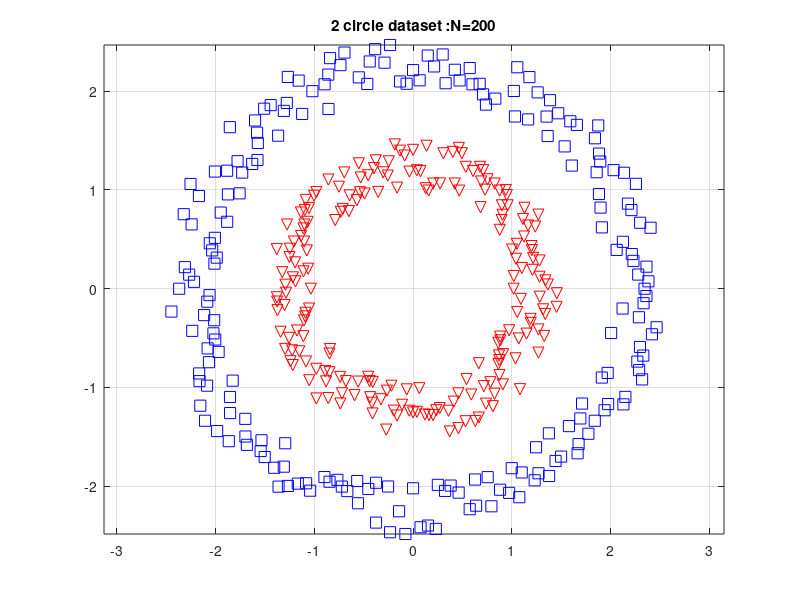

Write MATLAB code to recreate this figure.
function [fea, gnd] = GenTwoNoisyCircle()
%   [fea, gnd] = GenTwoNoisyCircle(N)
%
%   version 2.0 --Jan/2012
%   version 1.0 --Aug/2008 
%
%   Written by Deng Cai (dengcai AT gmail.com)
%

N = 200;

rA = ones(1,N)*2+0.5*rand(1,N);
rB = ones(1,N)+0.5*rand(1,N);

thetaPos = pi*(2.*[1:N]./N);
zeroA = [0,0];
zeroB = [0,0];

feaA = [rA.*cos(thetaPos)+zeroA(1); rA.*sin(thetaPos)+zeroA(2)]'; %'
feaB = [rB.*cos(thetaPos)+zeroB(1); rB.*sin(thetaPos)+zeroB(2)]'; %'

fea = [feaB;feaA];
gnd = [ones(N,1);2*ones(N,1)];

plot(fea(gnd==1,1),fea(gnd==1,2),'rv','MarkerSize',8); hold on;
plot(fea(gnd==2,1),fea(gnd==2,2),'bs','MarkerSize',8); 
   axis tight;
   axis equal;
   title(['2 circle dataset :', 'N=' num2str(N)]);
   grid on;